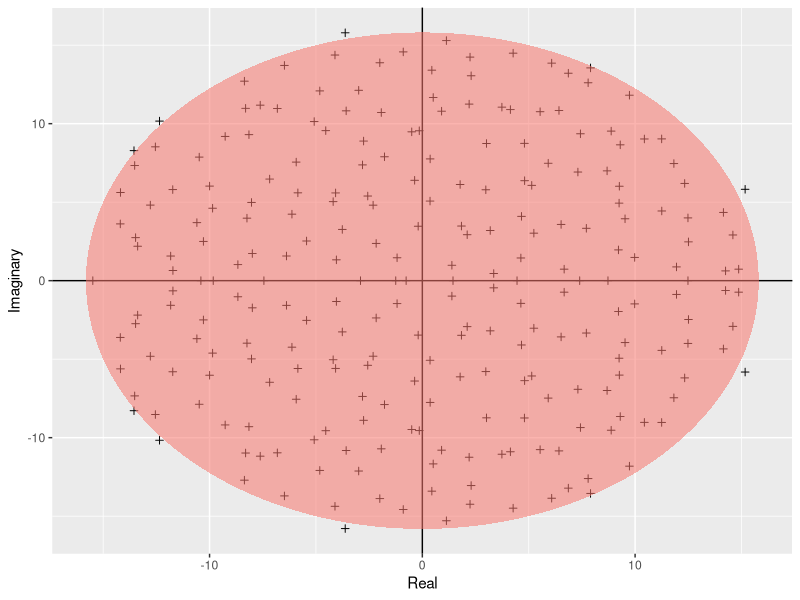

Generate this figure with R:
require(ggplot2)

build_ellipse <- function(hradius, vradius){ # function that returns an ellipse
  npoints = 250
  a <- seq(0, 2 * pi, length = npoints + 1)
  x <- hradius * cos(a)
  y <- vradius * sin(a)  
  return(data.frame(x = x, y = y))
}
N <- 250 # Assign size of the matrix

M <- matrix(rnorm(N * N), N, N) # Build the matrix

eigvals <- eigen(M)$values # Find the eigenvalues

eigDF <- data.frame("Real" = Re(eigvals), "Imaginary" = Im(eigvals)) # Build a dataframe

my_radius <- sqrt(N) # The radius of the circle is sqrt(N)

ellDF <- build_ellipse(my_radius, my_radius) # Dataframe to plot the ellipse

names(ellDF) <- c("Real", "Imaginary") # rename the columns


# plot the eigenvalues
p <- ggplot(eigDF, aes(x = Real, y = Imaginary))
p <- p +
  geom_point(shape = I(3)) +
  theme(legend.position = "none")

# now add the vertical and horizontal line
p <- p + geom_hline(aes(yintercept = 0))
p <- p + geom_vline(aes(xintercept = 0))

# finally, add the ellipse
p <- p + geom_polygon(data = ellDF, aes(x = Real, y = Imaginary, alpha = 1/20, fill = "red"))

pdf("../Results/Girko.pdf", 11.7, 8.3)
print(p)
dev.off()